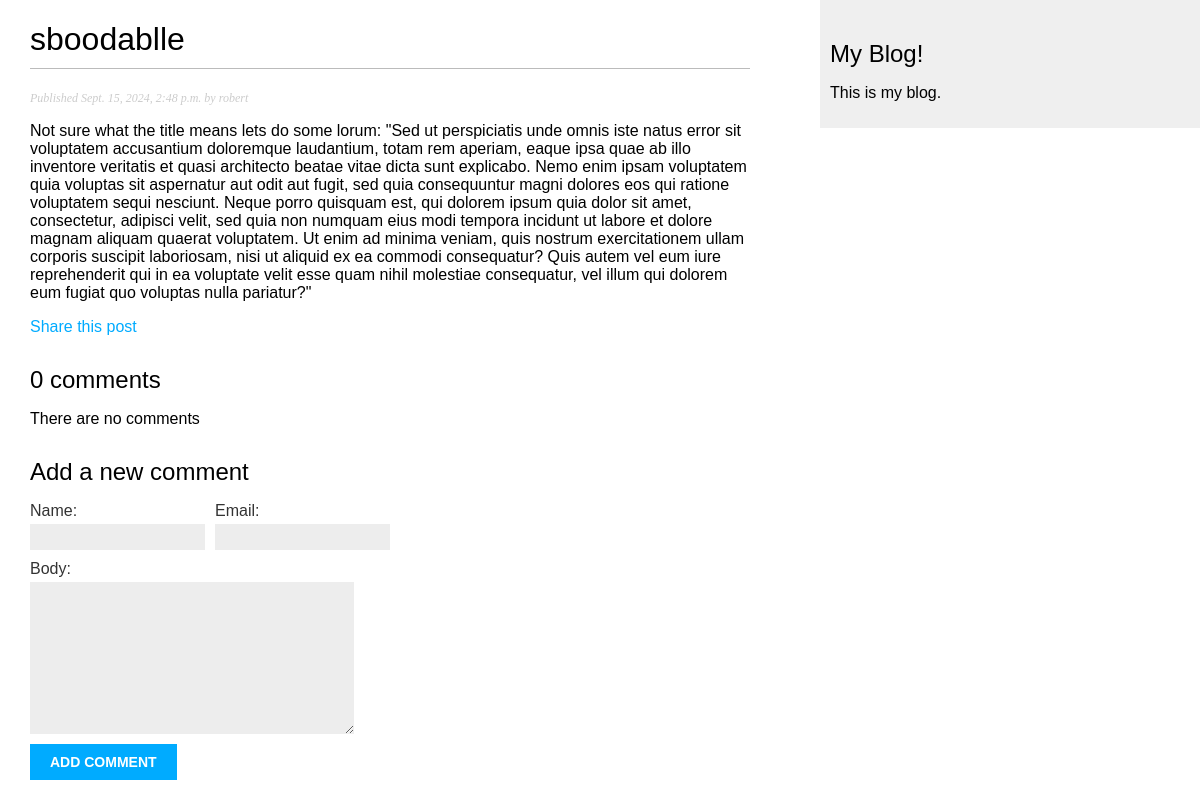
Screenshot of /blog/2024/9/15/i-will-publish-this-if-it-means-i-go-down-with-it/ with the database file from the repository.
### blog/models.py (models this page shows, shortened)
class Post(models.Model):
    class Status(models.TextChoices):
        DRAFT = 'DF', 'Draft'
        PUBLISHED = 'PB', 'Published'
    title = models.CharField(max_length=250)
    slug = models.SlugField(
        max_length=250,
        unique_for_date='publish'
        )
    author = models.ForeignKey(
        settings.AUTH_USER_MODEL,
        on_delete=models.CASCADE,
        related_name="blog_posts"
    )
    body = models.TextField()
    publish = models.DateTimeField(default=timezone.now)
    created = models.DateTimeField(auto_now_add=True)
    updated = models.DateTimeField(auto_now=True)
    status = models.CharField(
        max_length=2,
        choices=Status,
        default=Status.DRAFT
    )
    objects = models.Manager()  #default manager
    published = PublishedManager()  #custom manager
    tags = TaggableManager()
    class Meta:
        ordering = ['-publish']
        indexes = [
            models.Index(fields=['-publish']),
        ]

### blog/views.py (the view)
def post_detail(request, year, month, day, post):
    post = get_object_or_404(
        Post,
        status=Post.Status.PUBLISHED,
        slug=post,
        publish__year=year,
        publish__month=month,
        publish__day=day
    )
    comments = post.comments.filter(active=True)
    form = CommentForm()
    return render(
        request,
        'blog/post/detail.html',
        {
            'post': post,
            "comments":comments,
            "form": form
        }
    )

### blog/forms.py
class CommentForm(forms.ModelForm):
    class Meta:
        model = Comment
        fields = ['name', 'email', 'body']

### blog/templates/blog/post/detail.html (shortened to what this page needs)
{% extends 'blog/base.html' %}
{% block content %}
    <h1>{{ post.title }}</h1>
    <p class="date">
        Published {{ post.publish }} by  {{ post.author }}
    </p>
    {{ post.body|linebreaks }}
    <p>
        <a href="{% url 'blog:post_share' post.id %}">
            Share this post
        </a>
    </p>
    {% with comments.count as total_comments %}
        <h2>
            {{ total_comments }} comment{{ total_comments|pluralize }}
        </h2>
    {% endwith %}
    {% for comment in comments %}
        <div class="comment">
            <p class="info">
                Comment {{ forloop.counter }} by {{ comment.name }}
                {{ comment.created }}
            </p>
            {{ comment.body|linebreaks }}
        </div>
    {% empty %}
        <p>There are no comments</p>
    {% endfor %}
    {% include "blog/post/includes/comment_form.html" %}
{% endblock %}

### blog/static/css/blog.css (style rules this page uses)
body { margin:0; padding:0; font-family:helvetica, sans-serif; }
a { color:#00abff; text-decoration:none; }
h1 { font-weight:normal; border-bottom:1px solid #bbb; padding:0 0 10px 0; }
h2 { font-weight:normal; margin:30px 0 0; }
p.date { color:#ccc; font-family: georgia, serif; font-size: 12px; font-style: italic; }
label { float:left; clear:both; color:#333; margin-bottom:4px; }
input, textarea { clear:both; float:left; margin:0 0 10px; background:#ededed; border:0; padding:6px 10px; font-size:12px; }

### rows the page displays
Post: title "sboodablle", publish "Sept. 15, 2024, 2:48 p.m.", author "robert", body "Not sure what the title means lets do some lorum: \"Sed ut perspiciatis unde omnis iste natus error sit voluptatem accusantium doloremque laudantium, totam rem aperiam, eaque ipsa quae ab illo inventore veritatis et quasi architecto beatae vitae dicta sunt explicabo. Nemo enim ipsam voluptatem quia voluptas sit aspernatur aut odit aut fugit, sed quia consequuntur magni dolores eos qui ratione voluptatem sequi nesciunt. Neque porro quisquam est, qui dolorem ipsum quia dolor sit amet, consectetur, adipisci velit, sed quia non numquam eius modi tempora incidunt ut labore et dolore magnam aliquam quaerat voluptatem. Ut enim ad minima veniam, quis nostrum exercitationem ullam corporis suscipit…"

### other values shown
{{ total_comments }} "0"
